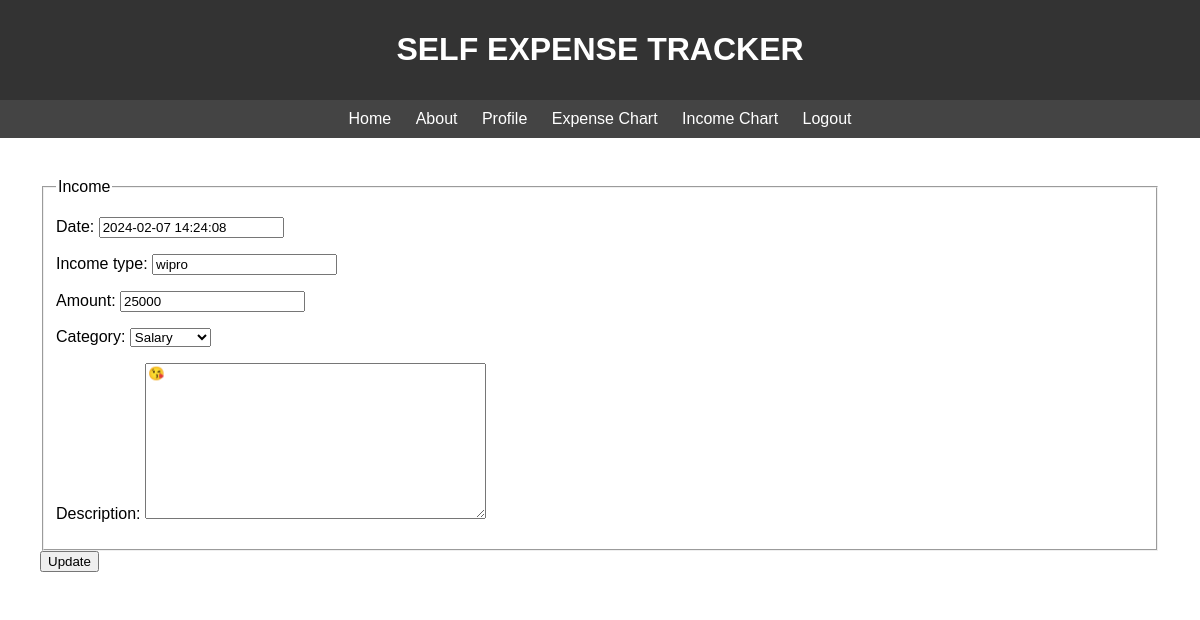
The app's page /income/2/update/ (signed in) with its own data.
### finance/models.py (models this page shows, shortened)
class Income(models.Model):
    INCOME_CHOICES = [
        ('Salary', 'Salary'),
        ('Sales', 'Sales'),
        ('Dividends', 'Dividends'),
        ('Rental', 'Rental'),
        ('Grants', 'Grants'),
        ('Refunds', 'Refunds'),
        ('Awards', 'Awards'),
        ('Others', 'Others'),
    ]
    user = models.ForeignKey(User, on_delete=models.CASCADE)
    income_type = models.CharField(max_length=25)
    category = models.CharField(max_length=25, choices=INCOME_CHOICES)
    date = models.DateTimeField(default=timezone.now)
    amount = models.IntegerField()
    description = models.TextField(blank=True)

### finance/views.py (the view, shortened to what this page needs)
# urls.py: path('income/<int:pk>/update/', IncomeUpdateView.as_view(), name='income-update'),
class IncomeUpdateView(LoginRequiredMixin, UpdateView):
    model = Income
    fields = ['date', 'income_type', 'amount', 'category', 'description']

### finance/templates/finance/income_form.html (shortened to what this page needs)
{% extends "finance/base.html" %}
{% block content %}
    <div id="aa">
        <form method="POST">
            <fieldset>
                <legend>Income</legend>
                {{ form.as_p }}
            </fieldset>
            <button type="submit" id="z">{% if object %}Update{% else %}Add{% endif %}</button>
        </form>
    </div>
{% endblock %}

### finance/static/finance/none.css (style rules this page uses)
body { font-family: Arial, sans-serif; margin: 0; padding: 0; }

### records on screen
Income: date "2024-02-07 14:24:08", income_type "wipro", amount "25000", category "Salary", description "😘"
